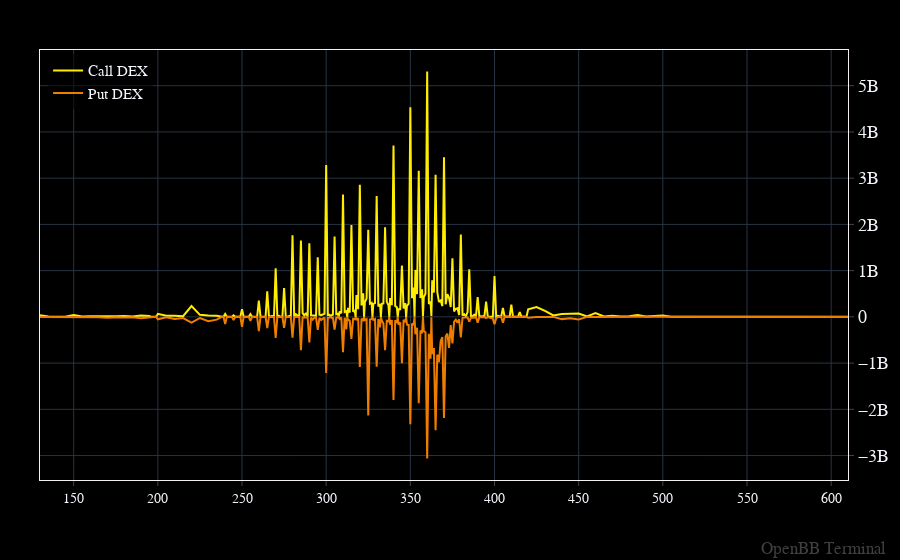

Notebook source saved alongside this figure:
### Code cell
# By strike price

dex_by_strike = dex.reset_index().groupby("strike")[["Call DEX", "Put DEX"]].sum()

openbb.forecast.plot(dex_by_strike, dex_by_strike.columns.to_list())

### Figure 1 — Plotly figure (JSON) as saved in the notebook; plotly's stock layout.template omitted (floating-point values rounded to 4 significant figures; data arrays with more than 128 entries replaced by an {"elided": "..."} marker saying what was removed)
{"data": [{"hovertemplate": "%{y}<extra></extra>", "name": "Call DEX", "type": "scatter", "x": {"elided": "260 float values"}, "y": {"elided": "260 float values"}}, {"hovertemplate": "%{y}<extra></extra>", "name": "Put DEX", "type": "scatter", "x": {"elided": "260 float values"}, "y": {"elided": "260 float values"}}], "layout": {"annotations": [{"font": {"color": "gray", "size": 17}, "opacity": 0.5, "showarrow": false, "text": "OpenBB Terminal", "x": 1, "xanchor": "right", "xref": "paper", "xshift": 40, "y": 0, "yanchor": "bottom", "yref": "paper", "yshift": -80}], "bargap": 0, "bargroupgap": 0, "barmode": "overlay", "legend": {"orientation": "v"}, "margin": {"b": 80, "l": 40, "r": 50, "t": 50}}}
